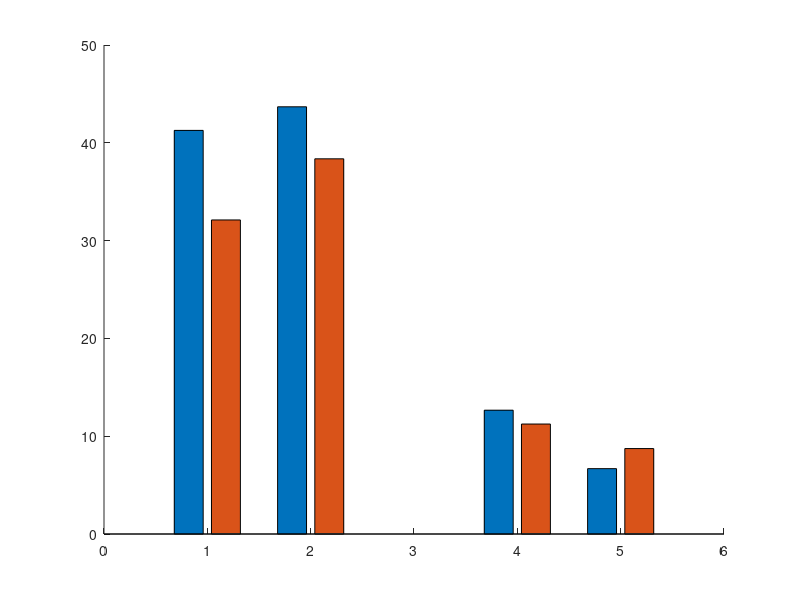

Write MATLAB code to recreate this figure. (Note: this script raises an error after producing the figure.)
% =========================================================================
% Figure 3d: Behavioral Improvement by Group and Direction
% =========================================================================

% Load improvement data and standard errors
load('Fig_3d.mat');

% --- 1. Parameter Setup & Color Definition ---
% Define X-axis positions (Skipping position 3 creates a visual gap between groups)
x_pos = [1, 2, 4, 5]; 

% Define custom RGB colors
c_light_blue = [157, 195, 230] / 255; % Light Blue (Post1, Reactivation)
c_dark_blue  = [46, 117, 182] / 255;  % Dark Blue (Post2, Reactivation)
c_light_gray = [127, 127, 127] / 255; % Light Gray (Post1, Control)
c_dark_gray  = [59, 56, 56] / 255;    % Dark Gray (Post2, Control)
c_err        = [89, 89, 89] / 255;    % Dark Gray for error bars

% Initialize figure window
figure('Name', 'Figure 3d', 'Position', [100, 100, 600, 450], 'Color', 'w');
hold on;

% --- 2. Plot Grouped Bar Chart ---
b = bar(x_pos, Improvement, 'grouped', 'BarWidth', 0.8);

% Enable independent coloring for each bar face and remove default edges
b(1).EdgeColor = 'none'; b(1).FaceColor = 'flat';
b(2).EdgeColor = 'none'; b(2).FaceColor = 'flat';

% Assign colors for Post1 (Left bars of each pair)
% First two bars: Light Blue (Reactivation); Last two bars: Light Gray (Control)
b(1).CData(1:2, :) = repmat(c_light_blue, 2, 1);
b(1).CData(3:4, :) = repmat(c_light_gray, 2, 1);

% Assign colors for Post2 (Right bars of each pair)
% First two bars: Dark Blue (Reactivation); Last two bars: Dark Gray (Control)
b(2).CData(1:2, :) = repmat(c_dark_blue, 2, 1);
b(2).CData(3:4, :) = repmat(c_dark_gray, 2, 1);

% --- 3. Plot Error Bars ---
for i = 1:2
    x_bar = b(i).XEndPoints;
    errorbar(x_bar, Improvement(:,i), SE(:,i), 'Color', c_err, 'LineStyle', 'none', ...
        'LineWidth', 1.5, 'CapSize', 4);
end

% --- 4. Axes Formatting & Aesthetics ---
ylabel('Improvement (%)', 'FontSize', 22, 'FontName', 'Arial');

% Set Y-axis limits and ticks
ylim([0 60]);
yticks(0:10:60);

% Set continuous X-axis range and primary tick labels
xlim([0 6]); 
xticks(x_pos);
xticklabels({'0°', '90°', '0°', '90°'});

% Clean up axes aesthetics
set(gca, 'LineWidth', 1.5, 'TickDir', 'out', 'FontSize', 18, 'FontName', 'Arial');
box off;

% Hide X-axis tick marks for a cleaner baseline
ax = gca;
ax.XAxis.TickLength = [0 0];

% Add primary group labels below the X-axis
text(1.5, -6, 'Reactivation group', 'HorizontalAlignment', 'center', 'FontSize', 20, 'FontName', 'Arial');
text(4.5, -6, 'Control group', 'HorizontalAlignment', 'center', 'FontSize', 20, 'FontName', 'Arial');

% --- 5. Custom Legend Construction ---
% Coordinates for custom legend placement
lgd_x = 4.2; 
lgd_y1 = 56;
lgd_y2 = 50;

% Row 1: Post1 Legend (Light Blue / Light Gray)
scatter(lgd_x, lgd_y1, 160, 's', 'filled', 'MarkerFaceColor', c_light_blue);
text(lgd_x + 0.25, lgd_y1, '/', 'FontSize', 18, 'FontWeight', 'bold', 'HorizontalAlignment', 'center');
scatter(lgd_x + 0.5, lgd_y1, 160, 's', 'filled', 'MarkerFaceColor', c_light_gray);
text(lgd_x + 0.7, lgd_y1, 'Post1', 'FontSize', 18, 'FontName', 'Arial', 'VerticalAlignment', 'middle');

% Row 2: Post2 Legend (Dark Blue / Dark Gray)
scatter(lgd_x, lgd_y2, 160, 's', 'filled', 'MarkerFaceColor', c_dark_blue);
text(lgd_x + 0.25, lgd_y2, '/', 'FontSize', 18, 'FontWeight', 'bold', 'HorizontalAlignment', 'center');
scatter(lgd_x + 0.5, lgd_y2, 160, 's', 'filled', 'MarkerFaceColor', c_dark_gray);
text(lgd_x + 0.7, lgd_y2, 'Post2', 'FontSize', 18, 'FontName', 'Arial', 'VerticalAlignment', 'middle');

hold off;
